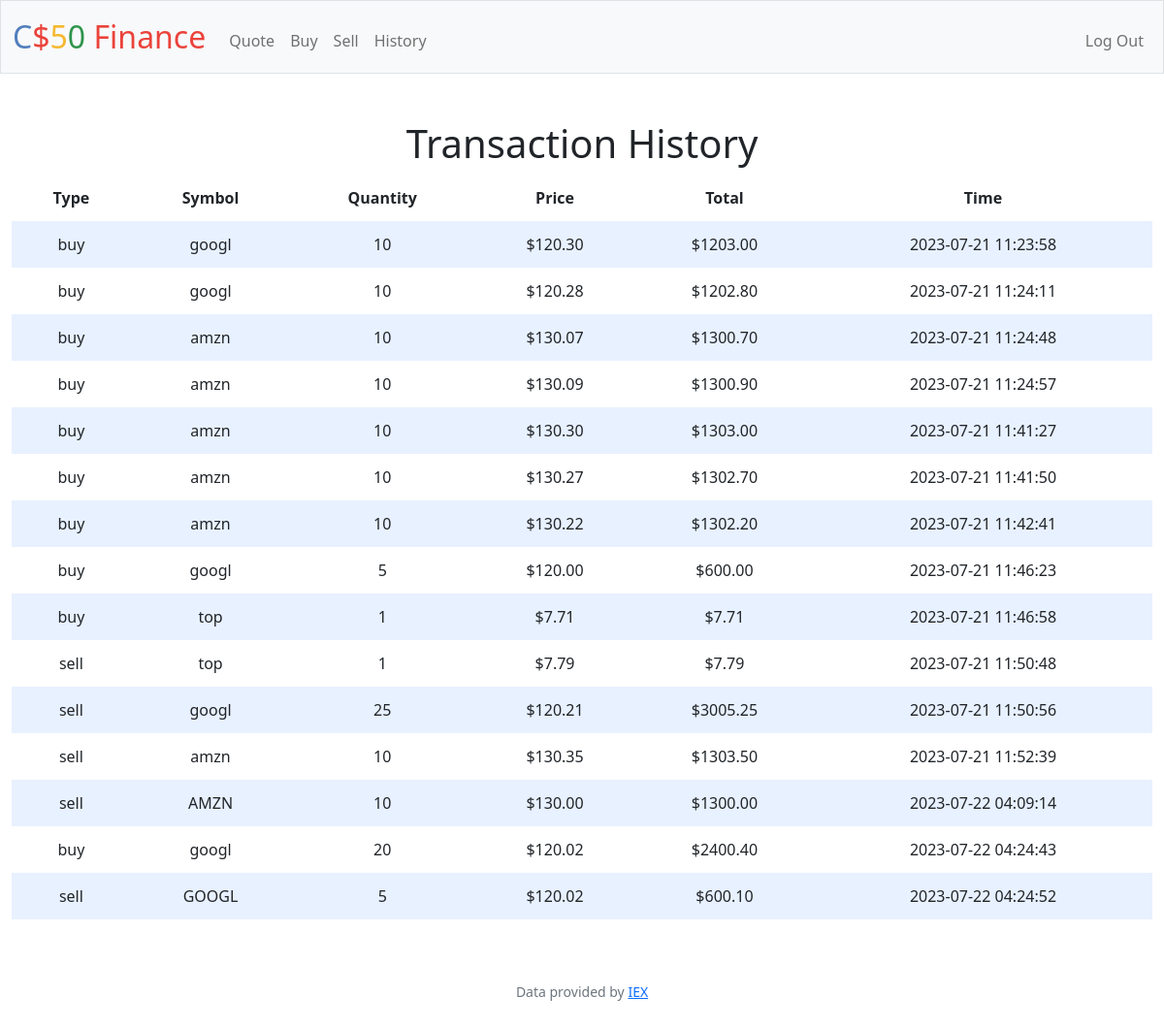
Screenshot of /history (signed in) with the database file from the repository.
### tables this page shows
CREATE TABLE transactions (transction_id INTEGER PRIMARY KEY AUTOINCREMENT NOT NULL, user_id INTEGER NOT NULL, type TEXT CHECK (type = 'buy' OR type = 'sell'), symbol TEXT, shares NUMERIC NOT NULL, total NUMERIC NOT NULL, time TEXT UNIQUE);

### app.py (the view)
@app.route("/history")
@login_required
def history():
    id = session["user_id"]
    trans_data = db.execute("SELECT * FROM transactions WHERE user_id = ?", id)
    return render_template("history.html", data = trans_data)

### app.py (called while the page is built)
@app.after_request
def after_request(response):
    response.headers["Cache-Control"] = "no-cache, no-store, must-revalidate"
    response.headers["Expires"] = 0
    response.headers["Pragma"] = "no-cache"
    return response

### helpers.py (called while the page is built)
def login_required(f):
    @wraps(f)
    def decorated_function(*args, **kwargs):
        if session.get("user_id") is None:
            return redirect("/login")
        return f(*args, **kwargs)
    return decorated_function

### templates/history.html (shortened to what this page needs)
{% extends "layout.html" %}
{% block main %}
    <h1>Transaction History</h1>
    <table>
        <thead>
            <tr>
                <th>Type</th>
                <th>Symbol</th>
                <th>Quantity</th>
                <th>Price</th>
                <th>Total</th>
                <th>Time</th>
            </tr>
            <tbody>
                {% for entry in data %}
                {% set X = entry["total"] %} {% set Y = entry["shares"] %}
                <tr>
                    <td>{{entry["type"]}}</td>
                    <td>{{entry["symbol"]}}</td>
                    <td>{{entry["shares"]}}</td>
                    <td>{{"$%.2f"|format(X/Y)}}</td>
                    <td>{{"$%.2f"|format(entry["total"])}}</td>
                    <td>{{entry["time"]}}</td>
                </tr>
                {% endfor %}
            </tbody>
        </thead>
    </table>
{% endblock %}

### templates/layout.html (shortened to what this page needs)
<!DOCTYPE html>
<html lang="en">
    <head>
        <link href="https://cdn.jsdelivr.net/npm/bootstrap@5.1.3/dist/css/bootstrap.min.css" rel="stylesheet">
        <link href="/static/styles.css" rel="stylesheet">
    </head>
    <body>
        <nav class="bg-light border navbar navbar-expand-md navbar-light">
            <div class="container-fluid">
                <a class="navbar-brand" href="/"><span class="blue">C</span><span class="red">$</span><span class="yellow">5</span><span class="green">0</span> <span class="red">Finance</span></a>
                <div class="collapse navbar-collapse" id="navbar">
                    {% if session["user_id"] %}
                        <ul class="navbar-nav me-auto mt-2">
                            <li class="nav-item"><a class="nav-link" href="/quote">Quote</a></li>
                            <li class="nav-item"><a class="nav-link" href="/buy">Buy</a></li>
                            <li class="nav-item"><a class="nav-link" href="/sell">Sell</a></li>
                            <li class="nav-item"><a class="nav-link" href="/history">History</a></li>
                        </ul>
                        <ul class="navbar-nav ms-auto mt-2">
                            <li class="nav-item"><a class="nav-link" href="/logout">Log Out</a></li>
                        </ul>
                    {% else %}
                        <ul class="navbar-nav ms-auto mt-2">
                            <li class="nav-item"><a class="nav-link" href="/register">Register</a></li>
                            <li class="nav-item"><a class="nav-link" href="/login">Log In</a></li>
                        </ul>
                    {% endif %}
                </div>
            </div>
        </nav>
        <main class="container-fluid py-5 text-center">
            {% block main %}{% endblock %}
        </main>
        <footer class="mb-5 small text-center text-muted">
            Data provided by <a href="https://iexcloud.io/">IEX</a>
        </footer>
    </body>
</html>

### static/styles.css (style rules this page uses)
nav .navbar-brand { font-size: xx-large; }
nav .navbar-brand .blue { color: #537fbe; }
nav .navbar-brand .red { color: #ea433b; }
nav .navbar-brand .yellow { color: #f5b82e; }
nav .navbar-brand .green { color: #2e944b; }
table { background-color: transparent; margin-bottom: 1rem; width: 100%; }
table th, table td { padding: 0.75rem; vertical-align: middle; }
tbody tr:nth-of-type(odd) { background-color: rgb(179, 208, 255, 0.3) }

### rows the page displays
transactions: type "buy", symbol "googl", shares "10", X/Y "$120.30", total "$1203.00", time "2023-07-21 11:23:58"
transactions: type "buy", symbol "googl", shares "10", X/Y "$120.28", total "$1202.80", time "2023-07-21 11:24:11"
transactions: type "buy", symbol "amzn", shares "10", X/Y "$130.07", total "$1300.70", time "2023-07-21 11:24:48"
transactions: type "buy", symbol "amzn", shares "10", X/Y "$130.09", total "$1300.90", time "2023-07-21 11:24:57"
transactions: type "buy", symbol "amzn", shares "10", X/Y "$130.30", total "$1303.00", time "2023-07-21 11:41:27"
transactions: type "buy", symbol "amzn", shares "10", X/Y "$130.27", total "$1302.70", time "2023-07-21 11:41:50"
transactions: type "buy", symbol "amzn", shares "10", X/Y "$130.22", total "$1302.20", time "2023-07-21 11:42:41"
transactions: type "buy", symbol "googl", shares "5", X/Y "$120.00", total "$600.00", time "2023-07-21 11:46:23"
transactions: type "buy", symbol "top", shares "1", X/Y "$7.71", total "$7.71", time "2023-07-21 11:46:58"
transactions: type "sell", symbol "top", shares "1", X/Y "$7.79", total "$7.79", time "2023-07-21 11:50:48"
transactions: type "sell", symbol "googl", shares "25", X/Y "$120.21", total "$3005.25", time "2023-07-21 11:50:56"
transactions: type "sell", symbol "amzn", shares "10", X/Y "$130.35", total "$1303.50", time "2023-07-21 11:52:39"
transactions: type "sell", symbol "AMZN", shares "10", X/Y "$130.00", total "$1300.00", time "2023-07-22 04:09:14"
transactions: type "buy", symbol "googl", shares "20", X/Y "$120.02", total "$2400.40", time "2023-07-22 04:24:43"
transactions: type "sell", symbol "GOOGL", shares "5", X/Y "$120.02", total "$600.10", time "2023-07-22 04:24:52"
